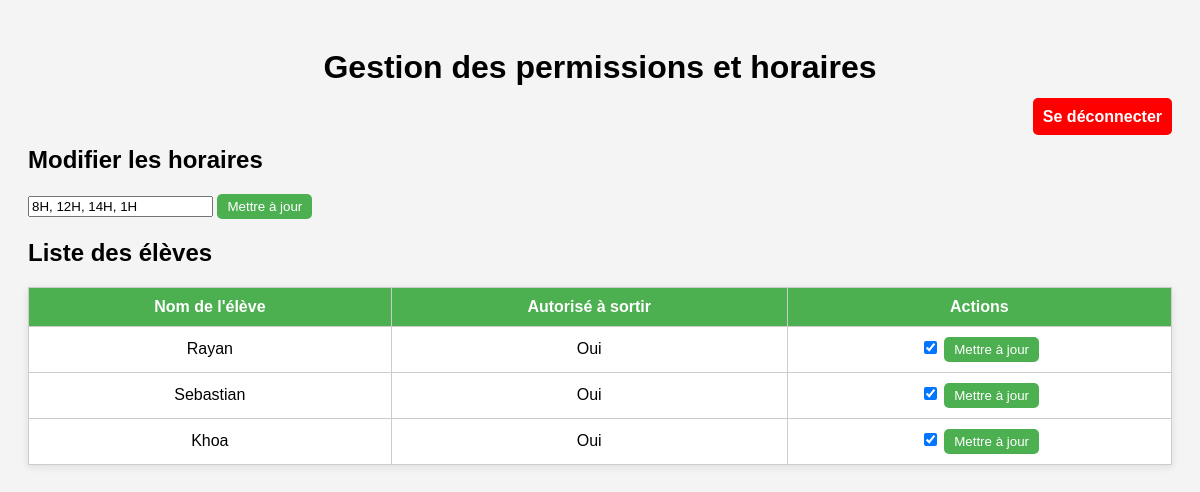
Before: /admin (signed in) with the older database file.
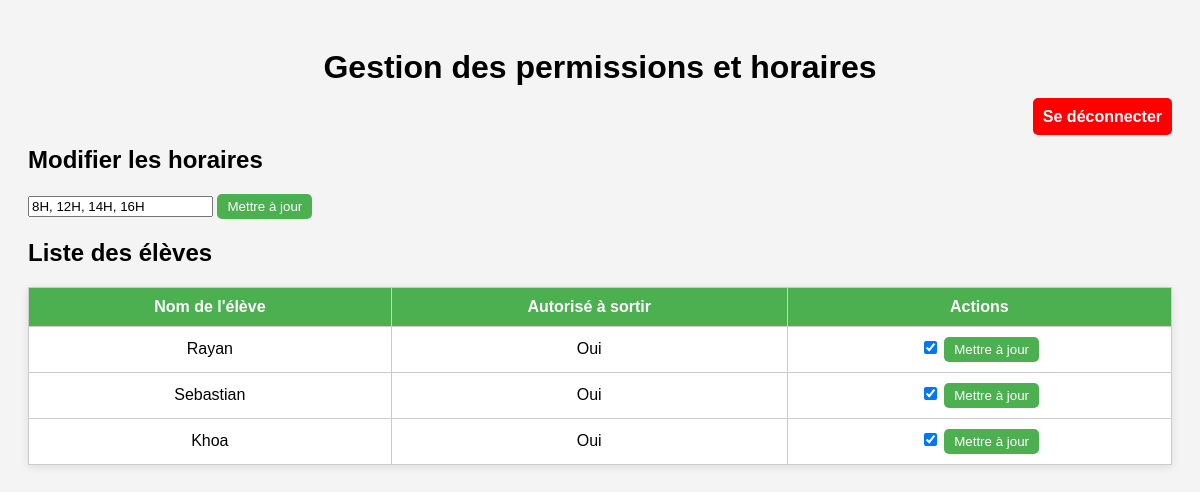
After: the same page with the newer database file.
### tables this page shows
CREATE TABLE horaires (
            id INTEGER PRIMARY KEY AUTOINCREMENT,
            horaires TEXT
        );

CREATE TABLE eleves (
            id INTEGER PRIMARY KEY AUTOINCREMENT,
            nom_eleve TEXT UNIQUE,
            autorise INTEGER DEFAULT 0
        , photo TEXT, emploi_du_temps TEXT);

### app.py (the view)
@app.route('/admin')
def admin():
    if not session.get('admin'):
        flash("Accès non autorisé. Veuillez vous connecter.", "danger")
        return redirect(url_for('login'))
    conn = sqlite3.connect(DB_FILE)
    cursor = conn.cursor()
    cursor.execute("SELECT nom_eleve, autorise FROM eleves")
    eleves = cursor.fetchall()
    cursor.execute("SELECT horaires FROM horaires LIMIT 1")
    horaires = cursor.fetchone()[0]
    conn.close()
    return render_template('admin.html', eleves=eleves, horaires=horaires)

### templates/admin.html (shortened to what this page needs)
<!DOCTYPE html>
<html lang="fr">
<head>
</head>
<body>
    <h1>Gestion des permissions et horaires</h1>
    <div class="logout-btn">
        <a href="{{ url_for('logout') }}">Se déconnecter</a>
    </div>
    <h2>Modifier les horaires</h2>
    <form action="/update_horaires" method="post">
        <input type="text" name="horaires" value="{{ horaires }}" required>
        <button type="submit">Mettre à jour</button>
    </form>
    <h2>Liste des élèves</h2>
    <table>
        <tr>
            <th>Nom de l'élève</th>
            <th>Autorisé à sortir</th>
            <th>Actions</th>
        </tr>
        {% for eleve in eleves %}
        <tr>
            <td>{{ eleve[0] }}</td>
            <td>{{ 'Oui' if eleve[1] else 'Non' }}</td>
            <td>
                <form action="/update_permission" method="post">
                    <input type="checkbox" name="autorise" {% if eleve[1] %}checked{% endif %}>
                    <button type="submit">Mettre à jour</button>
                </form>
            </td>
        </tr>
        {% endfor %}
    </table>
</body>
</html>

### templates/admin.html (style rules this page uses)
body { font-family: Arial, sans-serif; background: #f4f4f4; padding: 20px; }
h1 { text-align: center; }
.logout-btn { text-align: right; margin-bottom: 20px; }
.logout-btn a { background: red; color: white; padding: 10px; text-decoration: none; border-radius: 5px; font-weight: bold; }
table { width: 100%; border-collapse: collapse; background: white; box-shadow: 0 2px 8px rgba(0, 0, 0, 0.1); }
th, td { padding: 10px; border: 1px solid #ccc; text-align: center; }
th { background-color: #4CAF50; color: white; }
form { display: inline; }
button { padding: 5px 10px; background-color: #4CAF50; color: white; border: none; border-radius: 5px; cursor: pointer; }

Changed rows visible on the page:
changed horaires: horaires "8H, 12H, 14H, 1H" → "8H, 12H, 14H, 16H"
